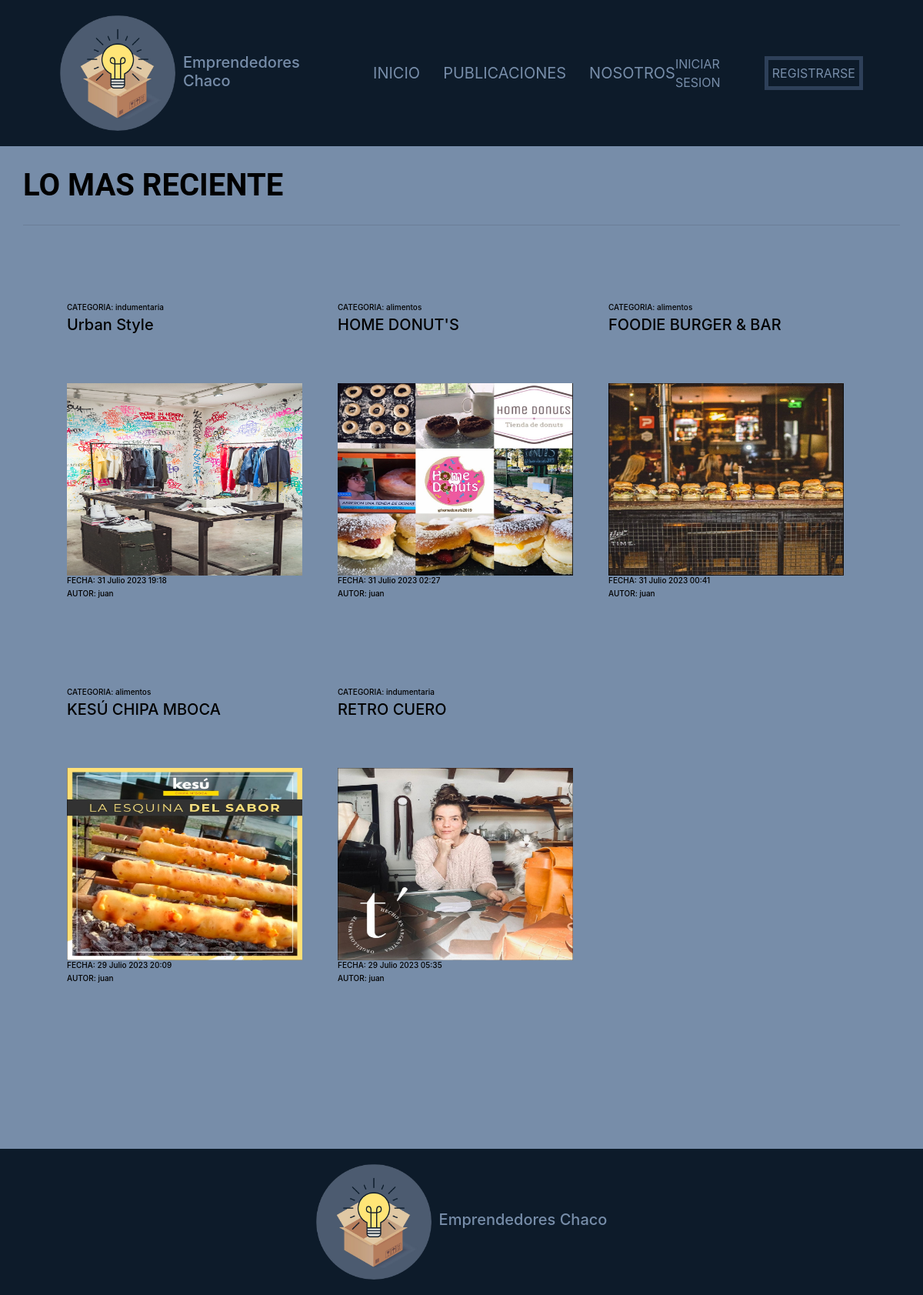
The page / on the database its author committed.
### apps/publicaciones/models.py (models this page shows, shortened)
class Publicacion(models.Model):
    creado = models.DateTimeField('creado', auto_now_add=True)
    modificado = models.DateTimeField('modificado', auto_now=True)
    titulo = models.CharField(max_length = 250)
    contenido = models.TextField()
    autor = models.ForeignKey(User, on_delete = models.CASCADE)
    imagen = models.ImageField(upload_to = 'publicaciones')
    categoria = models.ForeignKey(Categoria, on_delete = models.CASCADE)

class Categoria(models.Model):
    nombre = models.CharField(max_length=80)
    def __str__(self):
        return self.nombre

### BlogEmprendedores/views.py (the view)
# urls.py: path('', views.ListarRecientes, name="home"),
def ListarRecientes(request):
    ctx = {}
    categorias = Categoria.objects.all()
    todas_publicaciones = Publicacion.objects.order_by('-creado')[:5]
    ctx['object_list'] = todas_publicaciones
    ctx['categorias'] = categorias
    return render(request, 'inicio.html', ctx)

### templates/inicio.html
{% extends 'base.html' %}
{% block contenido %}
<h1 style="font-size: 40px;color: black;font-weight: bold;">LO MAS RECIENTE</h1><hr>
<div class="publicaciones contenedor">
    <div class="row">
            {% for p in object_list %}
            <div class="publicacion col-md-4 col-sm-6">
                <a class="interact" href="{% url 'publicaciones:detalle_publicacion' p.pk %}">
                    <div class="publicacion__info">
                        <h6>CATEGORIA: {{p.categoria}}</h6>
                        <h2> {{p.titulo}}</h2>
                    </div>
                    <img src="{{p.imagen.url}}">
                    <div>
                        <h6>FECHA: {{p.creado}}</h6>
                        <h6>AUTOR: {{p.autor}}</h6>
                    </div>
                </a>
            </div>
            {% endfor %}
    </div>
</div>
{% endblock contenido %}

### static/css/main.css (style rules this page uses)
.interact { color: black; }
body { font-family: 'Roboto', sans-serif; }
h1 { font-family: 'Roboto', sans-serif; }

### static/css/buttons.css (style rules this page uses)
a, a:link, a:visited, a:active { text-decoration: none; }

### static/css/style.css (style rules this page uses)
:root { --color_principal: #0D1B2A; --color_secundario: #778DA9; --fondo: #2E4059; --blanco: #E0E1DD; }
html { box-sizing: border-box; font-size: 62.5%; }
*, *:before, *:after { box-sizing: inherit; }
body { background-color: var(--color_secundario); font-size: 1.6rem; line-height: 1.5; padding: 0; margin: 0; }
a, a:link, a:visited, a:active { text-decoration:none; }
.contenedor { width: min(90%, 120rem); margin: 0 auto; }
.publicaciones { margin: 10rem auto; }
.publicacion { height: 50rem; }
.publicacion__info { height: 15%; margin-bottom: 3rem; }
.publicacion img { width: 95%; margin: 0 auto; height: 50%; }

### rows shown on the page
Publicacion: categoria "indumentaria", titulo "Urban Style", imagen (picture), creado "31 Julio 2023 19:18", autor "juan"
Publicacion: categoria "alimentos", titulo "HOME DONUT'S", imagen (picture), creado "31 Julio 2023 02:27", autor "juan"
Publicacion: categoria "alimentos", titulo "FOODIE BURGER & BAR", imagen (picture), creado "31 Julio 2023 00:41", autor "juan"
Publicacion: categoria "alimentos", titulo "KESÚ CHIPA MBOCA", imagen (picture), creado "29 Julio 2023 20:09", autor "juan"
Publicacion: categoria "indumentaria", titulo "RETRO CUERO", imagen (picture), creado "29 Julio 2023 05:35", autor "juan"
